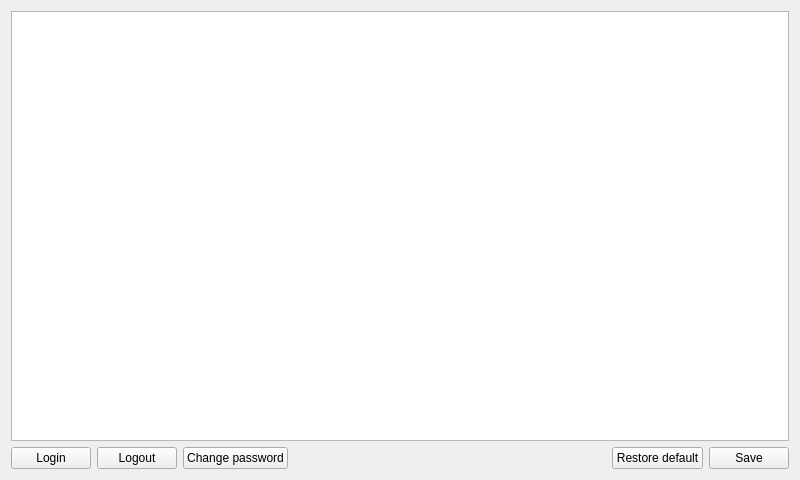
<?xml version="1.0" encoding="UTF-8"?>
<ui version="4.0">
 <class>mainForm</class>
 <widget class="QWidget" name="mainForm">
  <property name="geometry">
   <rect>
    <x>0</x>
    <y>0</y>
    <width>800</width>
    <height>480</height>
   </rect>
  </property>
  <property name="maximumSize">
   <size>
    <width>800</width>
    <height>480</height>
   </size>
  </property>
  <property name="windowTitle">
   <string>Form</string>
  </property>
  <layout class="QVBoxLayout" name="verticalLayout">
   <item>
    <widget class="QTableWidget" name="tableSetting"/>
   </item>
   <item>
    <layout class="QHBoxLayout" name="horizontalLayout">
     <item>
      <widget class="QPushButton" name="btnLogin">
       <property name="text">
        <string>Login</string>
       </property>
      </widget>
     </item>
     <item>
      <widget class="QPushButton" name="btnLogout">
       <property name="text">
        <string>Logout</string>
       </property>
      </widget>
     </item>
     <item>
      <widget class="QPushButton" name="btnChangePassword">
       <property name="text">
        <string>Change password</string>
       </property>
      </widget>
     </item>
     <item>
      <spacer name="horizontalSpacer_4">
       <property name="orientation">
        <enum>Qt::Horizontal</enum>
       </property>
       <property name="sizeHint" stdset="0">
        <size>
         <width>40</width>
         <height>20</height>
        </size>
       </property>
      </spacer>
     </item>
     <item>
      <widget class="QPushButton" name="btnRestoreSetting">
       <property name="text">
        <string>Restore default</string>
       </property>
      </widget>
     </item>
     <item>
      <widget class="QPushButton" name="btnSave">
       <property name="text">
        <string>Save</string>
       </property>
      </widget>
     </item>
    </layout>
   </item>
  </layout>
 </widget>
 <resources/>
 <connections/>
</ui>
